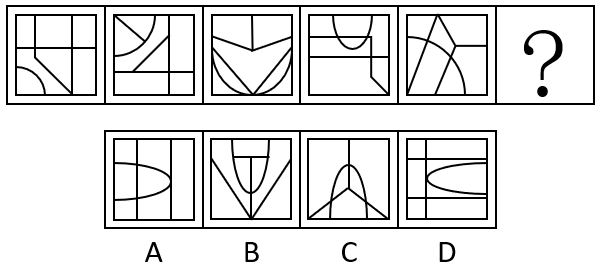
#> input picture reports/graphic-reasoning-structure-test/source-cq_09fc9cc57c86e57c553944c2.png, 600 x 268 px
$ python vectorize_line_art.py
#> lines starting #> are read from the running program, lines starting #| are printed output that depends on the picture; after the words box and inside, x2 and y2 are one past the last pixel; in counts of white or black regions, pixels touching at a corner belong together
from __future__ import annotations

import json
from pathlib import Path

import cv2
import numpy as np


ROOT = Path(__file__).resolve().parent
SOURCE = ROOT / "source-cq_09fc9cc57c86e57c553944c2.png"
STRUCTURED = ROOT / "structured-cq_09fc9cc57c86e57c553944c2.json"
REDRAWN = ROOT / "redrawn-cq_09fc9cc57c86e57c553944c2.svg"

ITEMS = (
    ("s1", "sequence", "", 1, (7, 5, 104, 105)),
    ("s2", "sequence", "", 2, (105, 5, 202, 105)),
    ("s3", "sequence", "", 3, (203, 5, 300, 105)),
    ("s4", "sequence", "", 4, (301, 5, 398, 105)),
    ("s5", "sequence", "", 5, (399, 5, 496, 105)),
    ("A", "option", "A", 1, (104, 130, 204, 225)),
    ("B", "option", "B", 2, (204, 130, 302, 225)),
    ("C", "option", "C", 3, (302, 130, 399, 225)),
    ("D", "option", "D", 4, (399, 130, 497, 225)),
)


def contour_path(mask: np.ndarray) -> str:
    contours, _ = cv2.findContours(mask, cv2.RETR_TREE, cv2.CHAIN_APPROX_NONE)
    commands: list[str] = []
    for contour in contours:
        approximation = cv2.approxPolyDP(contour, 0.22, True)
        points = approximation[:, 0, :]
        if len(points) < 3:
            continue
        first_x, first_y = points[0]
        commands.append(f"M{int(first_x)} {int(first_y)}")
        commands.extend(f"L{int(x)} {int(y)}" for x, y in points[1:])
        commands.append("Z")
    return " ".join(commands)


def main() -> None:
    source = cv2.imread(str(SOURCE), cv2.IMREAD_GRAYSCALE)
#> source is the input picture: shape (268, 600); min 0, max 255, mean 225.7
    if source is None:
        raise SystemExit(f"cannot read {SOURCE}")

    structured_items: list[dict[str, object]] = []
    svg_groups: list[str] = []
    for item_id, role, label, position, (left, top, right, bottom) in ITEMS:
        crop = source[top:bottom, left:right]
        _, black = cv2.threshold(crop, 160, 255, cv2.THRESH_BINARY_INV)
        path = contour_path(black)
        width = right - left
        height = bottom - top
        structured_items.append(
            {
                "id": item_id,
                "role": role,
                "label": label,
                "position": position,
                "bounds": {"x": left, "y": top, "width": width, "height": height},
                "viewBox": f"0 0 {width} {height}",
                "paths": [{"d": path, "fill": "#000000", "fillRule": "evenodd"}],
            }
        )
        svg_groups.append(
            f'<g id="{item_id}" transform="translate({left} {top})">'
            f'<path d="{path}" fill="#000" fill-rule="evenodd"/></g>'
        )
#> this loop made 9 passes
#> pass 1, in main, `crop = source[top:bottom, left:right]`:
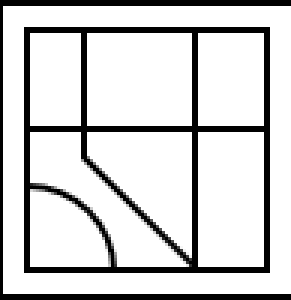
#> crop: shape (100, 97) (shown 3 times larger); min 0, max 255, mean 210.4
#> pass 1, in main, `_, black = cv2.threshold(crop, 160, 255, cv2.THRESH_BINARY_INV)`:
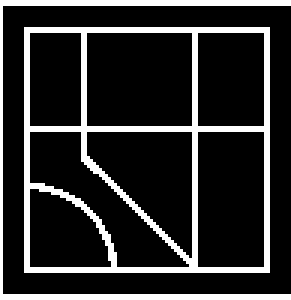
#> black: shape (100, 97) (shown 3 times larger); 17.7% white in thin lines or dots
#> pass 2, in main, `crop = source[top:bottom, left:right]`:
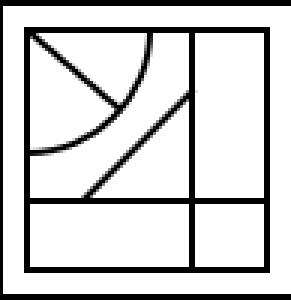
#> crop: shape (100, 97) (shown 3 times larger); min 0, max 255, mean 209.5
#> pass 2, in main, `_, black = cv2.threshold(crop, 160, 255, cv2.THRESH_BINARY_INV)`:
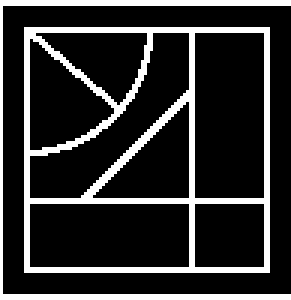
#> black: shape (100, 97) (shown 3 times larger); 18.5% white in thin lines or dots
#> after the loop:
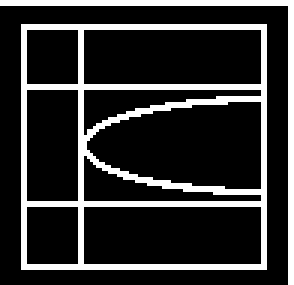
#> black: shape (95, 98) (shown 3 times larger); 18.9% white in thin lines or dots
#> after the loop:
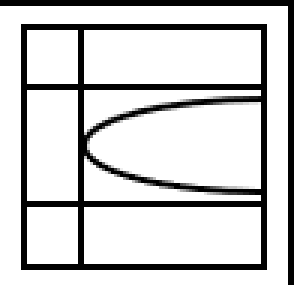
#> crop: shape (95, 98) (shown 3 times larger); min 0, max 255, mean 207.6
#> after the loop, structured_items = 9 items; svg_groups = 9 items

    payload = {
        "schemaVersion": "graphic-line-art-v1",
        "sourceQuestionId": "cq_09fc9cc57c86e57c553944c2",
        "sourceAnswer": "C",
        "canvas": {"width": 600, "height": 268},
        "items": structured_items,
        "decorations": {
            "missingCell": {"x": 496, "y": 5, "width": 98, "height": 100},
            "optionLabels": ["A", "B", "C", "D"],
        },
    }
    STRUCTURED.write_text(json.dumps(payload, ensure_ascii=False, indent=2), encoding="utf-8")

    svg = f'''<svg xmlns="http://www.w3.org/2000/svg" viewBox="0 0 600 268" width="600" height="268">
  <rect width="600" height="268" fill="#fff"/>
  {''.join(svg_groups)}
  <rect x="496" y="5" width="98" height="100" fill="none" stroke="#000" stroke-width="2"/>
  <text x="545" y="91" text-anchor="middle" font-family="Georgia,serif" font-size="68" fill="#000">?</text>
  <g text-anchor="middle" font-family="Arial,sans-serif" font-size="27" fill="#000">
    <text x="154" y="261">A</text><text x="253" y="261">B</text>
    <text x="350" y="261">C</text><text x="448" y="261">D</text>
  </g>
</svg>'''
    REDRAWN.write_text(svg, encoding="utf-8")
    print(STRUCTURED)
    print(REDRAWN)


if __name__ == "__main__":
    main()

$ run again, with reports/graphic-reasoning-structure-test/comparison-cq_09fc9cc57c86e57c553944c2.png copied over reports/graphic-reasoning-structure-test/source-cq_09fc9cc57c86e57c553944c2.png
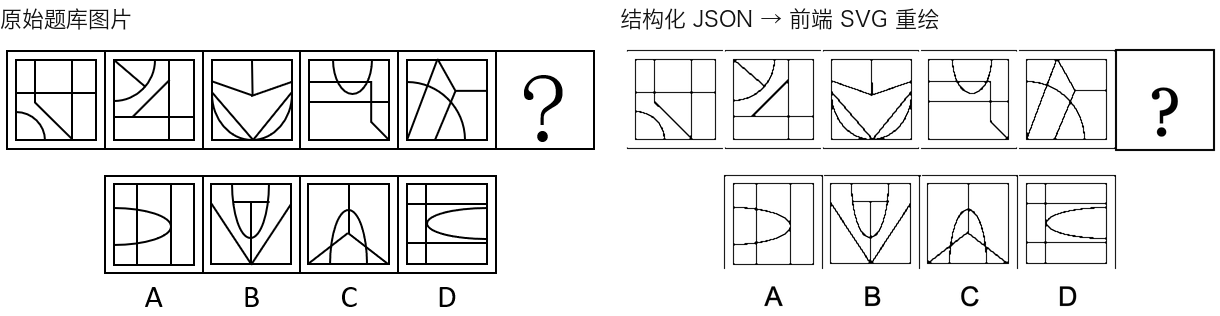
#> input picture reports/graphic-reasoning-structure-test/comparison-cq_09fc9cc57c86e57c553944c2.png, 1220 x 316 px
#> in main, source is the input picture: shape (316, 1220); min 0, max 255, mean 234.5
#> the loop in main, `for item_id, role, label, position, (left, top, right, bottom) in ITEMS:` made 9 passes
#> pass 1, in main, `_, black = cv2.threshold(crop, 160, 255, cv2.THRESH_BINARY_INV)`:
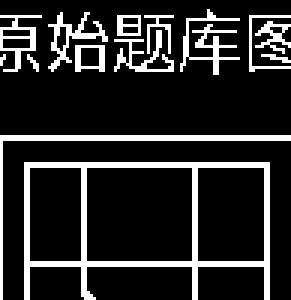
#> black: shape (100, 97) (shown 3 times larger); 16.3% white in thin lines or dots
#> after the loop in main, `for item_id, role, label, position, (left, top, right, bottom) in ITEMS:`:
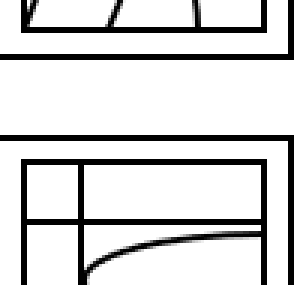
#> crop: shape (95, 98) (shown 3 times larger); min 0, max 255, mean 215
#> after the loop in main, `for item_id, role, label, position, (left, top, right, bottom) in ITEMS:`: structured_items = 9 items
